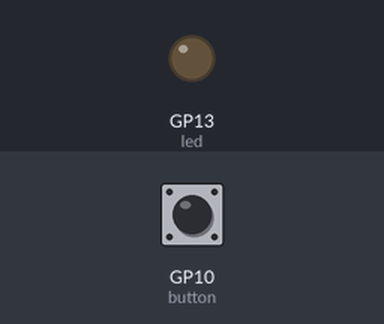
A program run on a simulated Raspberry Pi Pico running MicroPython. Parts: output pins drawn as LEDs (lit = HIGH). Dashed ring = blinking. Inputs (shaded band) come from the test bench; at power-on: GP10 (button) LOW.

Above: at 1.2 s.
1.3 s: GP10 (button) pulled HIGH for 3.2 s
At 4.8 s:
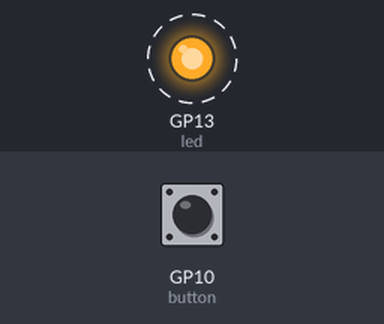
6.0 s: GP10 (button) pulled HIGH for 0.15 s
At 7.3 s:
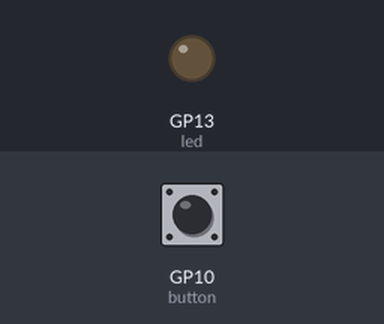
Timing chart, 0 to 9.0 s (numbered marks = the images above; inputs shaded):
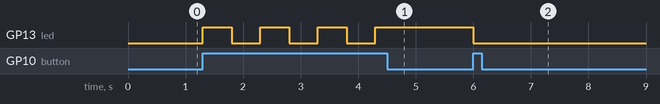

Measured:
- after the input at 1.3 s, GP13 (led): alternates HIGH for 0.50 s and LOW for 0.50 s, 7 changes in all, then stays HIGH, starting at once
- after the input at 6.0 s, GP13 (led): HIGH → LOW at once

The program:

button.py
```python
# from https://projects.raspberrypi.org/en/projects/getting-started-with-the-pico/6

from machine import Pin
import time

led = Pin(13, Pin.OUT)

# PIN 36 3V Out connected to the button
# GP 10 to the button
button = Pin(10, Pin.IN, Pin.PULL_DOWN)

while True:
    if button.value():
        led.toggle()
        time.sleep(0.5)
```
